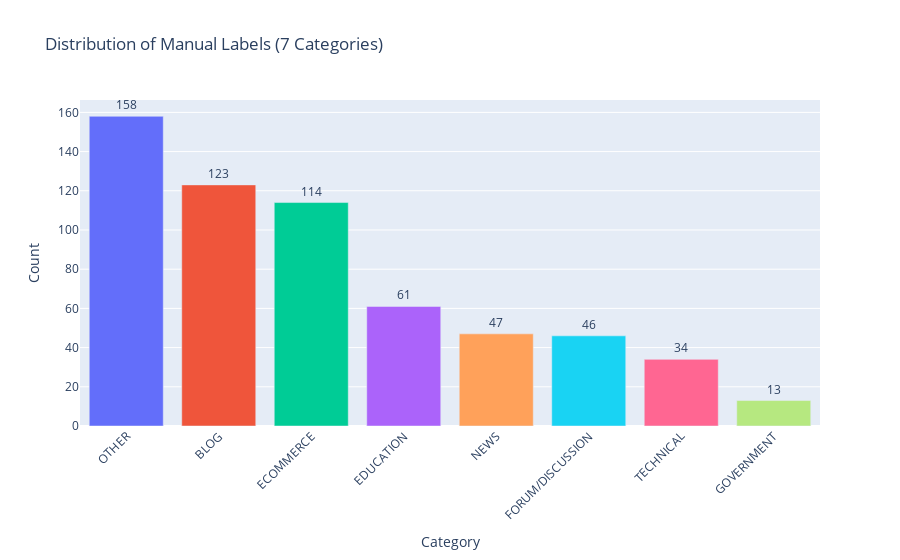

Notebook code for this chart:
### Code cell
# ── Exploratory Data Analysis ─────────────────────────────────────
# Top-Level Domain distribution
tld_counts = df['tld'].value_counts().head(15).reset_index()
tld_counts.columns = ['TLD', 'Count']

fig = px.bar(
    tld_counts, x='TLD', y='Count',
    color='TLD',
    title='Top 15 Top-Level Domains (TLDs)',
    text='Count'
)
fig.update_layout(xaxis_tickangle=-45, showlegend=False)
fig.update_traces(textposition='outside')
fig.show()

# Domain distribution
domain_counts = df['domain'].value_counts().head(15).reset_index()
domain_counts.columns = ['Domain', 'Count']

fig2 = px.bar(
    domain_counts, x='Domain', y='Count',
    color='Domain',
    title='Top 15 Domains',
    text='Count'
)
fig2.update_layout(xaxis_tickangle=-45, showlegend=False)
fig2.update_traces(textposition='outside')
fig2.show()

print(f"\nTotal pages: {len(df)}")
print(f"Unique domains: {df['domain'].nunique()}")
print(f"Unique TLDs: {df['tld'].nunique()}")
print(f"\nAssigned pages (for manual labeling): {df['assigned_to'].notna().sum()}")
print(f"Unassigned pages: {df['assigned_to'].isna().sum()}")

### Figure 1 — Plotly figure (JSON) as saved in the notebook; plotly's stock layout.template omitted (floating-point values rounded to 4 significant figures)
{"data": [{"hovertemplate": "Category=%{x}<br>Count=%{text}<extra></extra>", "legendgroup": "OTHER", "marker": {"color": "#636efa", "pattern": {"shape": ""}}, "name": "OTHER", "orientation": "v", "showlegend": true, "text": [158.0], "textposition": "outside", "type": "bar", "x": ["OTHER"], "xaxis": "x", "y": [158], "yaxis": "y"}, {"hovertemplate": "Category=%{x}<br>Count=%{text}<extra></extra>", "legendgroup": "BLOG", "marker": {"color": "#EF553B", "pattern": {"shape": ""}}, "name": "BLOG", "orientation": "v", "showlegend": true, "text": [123.0], "textposition": "outside", "type": "bar", "x": ["BLOG"], "xaxis": "x", "y": [123], "yaxis": "y"}, {"hovertemplate": "Category=%{x}<br>Count=%{text}<extra></extra>", "legendgroup": "ECOMMERCE", "marker": {"color": "#00cc96", "pattern": {"shape": ""}}, "name": "ECOMMERCE", "orientation": "v", "showlegend": true, "text": [114.0], "textposition": "outside", "type": "bar", "x": ["ECOMMERCE"], "xaxis": "x", "y": [114], "yaxis": "y"}, {"hovertemplate": "Category=%{x}<br>Count=%{text}<extra></extra>", "legendgroup": "EDUCATION", "marker": {"color": "#ab63fa", "pattern": {"shape": ""}}, "name": "EDUCATION", "orientation": "v", "showlegend": true, "text": [61.0], "textposition": "outside", "type": "bar", "x": ["EDUCATION"], "xaxis": "x", "y": [61], "yaxis": "y"}, {"hovertemplate": "Category=%{x}<br>Count=%{text}<extra></extra>", "legendgroup": "NEWS", "marker": {"color": "#FFA15A", "pattern": {"shape": ""}}, "name": "NEWS", "orientation": "v", "showlegend": true, "text": [47.0], "textposition": "outside", "type": "bar", "x": ["NEWS"], "xaxis": "x", "y": [47], "yaxis": "y"}, {"hovertemplate": "Category=%{x}<br>Count=%{text}<extra></extra>", "legendgroup": "FORUM/DISCUSSION", "marker": {"color": "#19d3f3", "pattern": {"shape": ""}}, "name": "FORUM/DISCUSSION", "orientation": "v", "showlegend": true, "text": [46.0], "textposition": "outside", "type": "bar", "x": ["FORUM/DISCUSSION"], "xaxis": "x", "y": [46], "yaxis": "y"}, {"hovertemplate": "Category=%{x}<br>Count=%{text}<extra></extra>", "legendgroup": "TECHNICAL", "marker": {"color": "#FF6692", "pattern": {"shape": ""}}, "name": "TECHNICAL", "orientation": "v", "showlegend": true, "text": [34.0], "textposition": "outside", "type": "bar", "x": ["TECHNICAL"], "xaxis": "x", "y": [34], "yaxis": "y"}, {"hovertemplate": "Category=%{x}<br>Count=%{text}<extra></extra>", "legendgroup": "GOVERNMENT", "marker": {"color": "#B6E880", "pattern": {"shape": ""}}, "name": "GOVERNMENT", "orientation": "v", "showlegend": true, "text": [13.0], "textposition": "outside", "type": "bar", "x": ["GOVERNMENT"], "xaxis": "x", "y": [13], "yaxis": "y"}], "layout": {"barmode": "relative", "legend": {"title": {"text": "Category"}, "tracegroupgap": 0}, "showlegend": false, "title": {"text": "Distribution of Manual Labels (7 Categories)"}, "xaxis": {"anchor": "y", "categoryarray": ["OTHER", "BLOG", "ECOMMERCE", "EDUCATION", "NEWS", "FORUM/DISCUSSION", "TECHNICAL", "GOVERNMENT"], "categoryorder": "array", "domain": [0, 1], "tickangle": -45, "title": {"text": "Category"}}, "yaxis": {"anchor": "x", "domain": [0, 1], "title": {"text": "Count"}}}}
